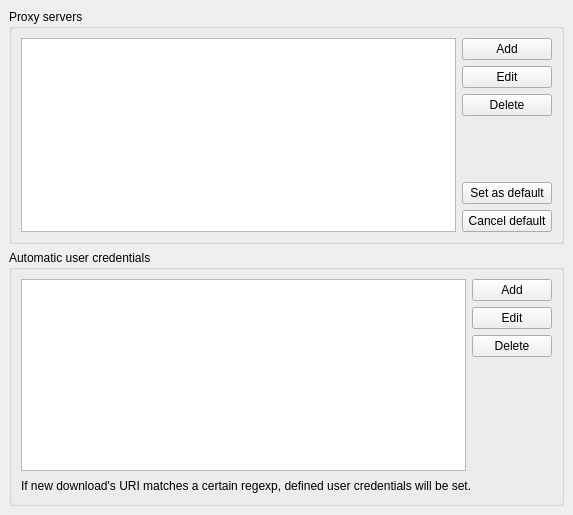
<ui version="4.0" >
 <class>SettingsHttpForm</class>
 <widget class="QWidget" name="SettingsHttpForm" >
  <property name="geometry" >
   <rect>
    <x>0</x>
    <y>0</y>
    <width>535</width>
    <height>515</height>
   </rect>
  </property>
  <property name="windowTitle" >
   <string>HTTP/FTP</string>
  </property>
  <layout class="QVBoxLayout" >
   <property name="margin" >
    <number>9</number>
   </property>
   <property name="spacing" >
    <number>6</number>
   </property>
   <item>
    <widget class="QGroupBox" name="groupBox" >
     <property name="title" >
      <string>Proxy servers</string>
     </property>
     <layout class="QGridLayout" >
      <property name="margin" >
       <number>9</number>
      </property>
      <property name="spacing" >
       <number>6</number>
      </property>
      <item row="5" column="1" >
       <widget class="QPushButton" name="pushCancelDefault" >
        <property name="text" >
         <string>Cancel default</string>
        </property>
       </widget>
      </item>
      <item row="4" column="1" >
       <widget class="QPushButton" name="pushSetDefault" >
        <property name="text" >
         <string>Set as default</string>
        </property>
       </widget>
      </item>
      <item row="3" column="1" >
       <spacer>
        <property name="orientation" >
         <enum>Qt::Vertical</enum>
        </property>
        <property name="sizeHint" >
         <size>
          <width>90</width>
          <height>41</height>
         </size>
        </property>
       </spacer>
      </item>
      <item row="2" column="1" >
       <widget class="QPushButton" name="pushDelete" >
        <property name="text" >
         <string>Delete</string>
        </property>
        <property name="icon" >
         <iconset resource="gfx/resources.qrc" >:/menu/delete.png</iconset>
        </property>
       </widget>
      </item>
      <item row="1" column="1" >
       <widget class="QPushButton" name="pushEdit" >
        <property name="text" >
         <string>Edit</string>
        </property>
        <property name="icon" >
         <iconset resource="gfx/resources.qrc" >:/menu/properties.png</iconset>
        </property>
       </widget>
      </item>
      <item row="0" column="1" >
       <widget class="QPushButton" name="pushAdd" >
        <property name="text" >
         <string>Add</string>
        </property>
        <property name="icon" >
         <iconset resource="gfx/resources.qrc" >:/menu/add.png</iconset>
        </property>
       </widget>
      </item>
      <item rowspan="6" row="0" column="0" >
       <widget class="QListWidget" name="listProxys" />
      </item>
     </layout>
    </widget>
   </item>
   <item>
    <widget class="QGroupBox" name="groupBox_2" >
     <property name="title" >
      <string>Automatic user credentials</string>
     </property>
     <layout class="QGridLayout" >
      <property name="margin" >
       <number>9</number>
      </property>
      <property name="spacing" >
       <number>6</number>
      </property>
      <item row="4" column="0" colspan="2" >
       <widget class="QLabel" name="label" >
        <property name="text" >
         <string>If new download's URI matches a certain regexp, defined user credentials will be set.</string>
        </property>
       </widget>
      </item>
      <item row="0" column="1" colspan="2" >
       <widget class="QPushButton" name="pushAuthAdd" >
        <property name="text" >
         <string>Add</string>
        </property>
        <property name="icon" >
         <iconset resource="gfx/resources.qrc" >:/menu/add.png</iconset>
        </property>
       </widget>
      </item>
      <item row="1" column="1" colspan="2" >
       <widget class="QPushButton" name="pushAuthEdit" >
        <property name="text" >
         <string>Edit</string>
        </property>
        <property name="icon" >
         <iconset resource="gfx/resources.qrc" >:/menu/properties.png</iconset>
        </property>
       </widget>
      </item>
      <item row="2" column="1" colspan="2" >
       <widget class="QPushButton" name="pushAuthDelete" >
        <property name="text" >
         <string>Delete</string>
        </property>
        <property name="icon" >
         <iconset resource="gfx/resources.qrc" >:/menu/delete.png</iconset>
        </property>
       </widget>
      </item>
      <item rowspan="2" row="3" column="2" >
       <spacer>
        <property name="orientation" >
         <enum>Qt::Vertical</enum>
        </property>
        <property name="sizeHint" >
         <size>
          <width>20</width>
          <height>40</height>
         </size>
        </property>
       </spacer>
      </item>
      <item rowspan="4" row="0" column="0" >
       <widget class="QListWidget" name="listAuths" />
      </item>
     </layout>
    </widget>
   </item>
  </layout>
 </widget>
 <tabstops>
  <tabstop>listProxys</tabstop>
  <tabstop>pushAdd</tabstop>
  <tabstop>pushEdit</tabstop>
  <tabstop>pushDelete</tabstop>
  <tabstop>pushSetDefault</tabstop>
  <tabstop>pushCancelDefault</tabstop>
  <tabstop>listAuths</tabstop>
  <tabstop>pushAuthAdd</tabstop>
  <tabstop>pushAuthEdit</tabstop>
  <tabstop>pushAuthDelete</tabstop>
 </tabstops>
 <resources>
  <include location="gfx/resources.qrc" />
 </resources>
 <connections>
  <connection>
   <sender>listProxys</sender>
   <signal>doubleClicked(QModelIndex)</signal>
   <receiver>pushEdit</receiver>
   <slot>click()</slot>
   <hints>
    <hint type="sourcelabel" >
     <x>314</x>
     <y>93</y>
    </hint>
    <hint type="destinationlabel" >
     <x>514</x>
     <y>92</y>
    </hint>
   </hints>
  </connection>
  <connection>
   <sender>listAuths</sender>
   <signal>doubleClicked(QModelIndex)</signal>
   <receiver>pushAuthEdit</receiver>
   <slot>click()</slot>
   <hints>
    <hint type="sourcelabel" >
     <x>209</x>
     <y>364</y>
    </hint>
    <hint type="destinationlabel" >
     <x>475</x>
     <y>321</y>
    </hint>
   </hints>
  </connection>
 </connections>
</ui>
